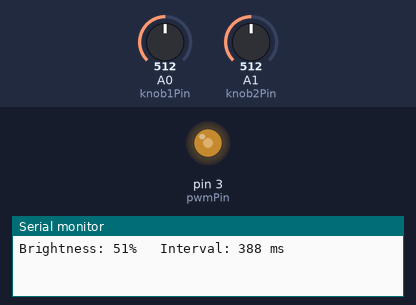
Recording of a sketch running on a simulated Arduino Uno, built with avr-gcc and run on an emulated ATmega328P. Parts: output pins drawn as LEDs (lit = HIGH), the last lines printed to the serial monitor. Dashed ring = blinking. The inputs (shaded band) are chosen by the test bench; at power-on: A0 (knob1Pin) = 512, A1 (knob2Pin) = 512.

Above: at 0.58 s.
1.3 s: A0 (knob1Pin) set to 306
4.3 s: A0 (knob1Pin) set to 122
At 4.46 s:
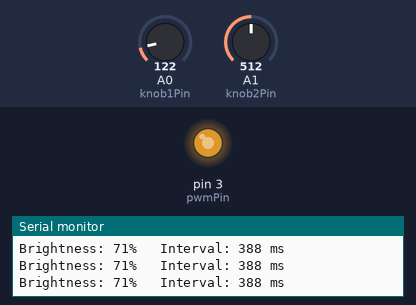
7.3 s: A0 (knob1Pin) set to 900
10.3 s: A1 (knob2Pin) set to 900
At 11.9 s:
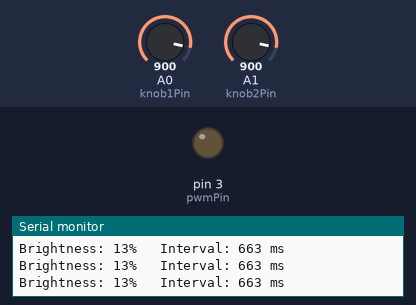
12.2 s: A1 (knob2Pin) set to 306
At 12.68 s:
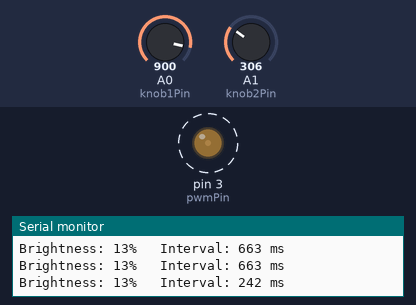
Timing chart, 0 to 16.2 s (numbered marks = the images above; inputs shaded):
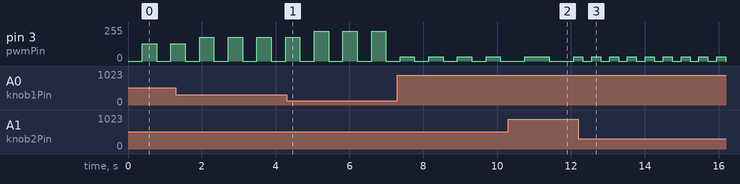

The sketch:

Blink_no_delay_with_knobs.ino
```cpp
    unsigned long previousMillis = 0;        // will store last time LED was updated
    unsigned long previousSerialMillis = 0; //create a seperate timer for the serial reporting functions
    const int serialInterval = 500;//reporting to serial 2x a sec.
    int knob1Pin = A0;
    int knob2Pin = A1;
    const int pwmPin = 3;
    int pwmState = 0;


    void setup() {

      pinMode(pwmPin, OUTPUT);
      pinMode(knob1Pin, INPUT);
      pinMode(knob2Pin, INPUT);
      Serial.begin(9600);
    }

    void loop() {

    int knob1 = analogRead(knob1Pin);//Potentiometer 1
    int knob2 = analogRead(knob2Pin);//Potentiometer 2
    int brightness = map(knob1, 0, 1023, 255, 1);//map brightness to 1st potentiometer
    int brightnesspercent = map(knob1, 0, 1023, 100, 1);//I like reading percentages better. For serial reporting only.
    int interval = map(knob2, 1023, 0, 750, 25); //(changing interval to a value based on an analog reading)
   // int intervalSecs = map(knob2, 0, 1023, 0.75, 0.00);//I like reading seconds more than milliseconds. For serial reporting only.

     //Timer for the LED.
      unsigned long currentMillis = millis();
       if (currentMillis - previousMillis >= interval) {
           previousMillis = currentMillis;
         //set the pwmPin to desired level, or off, depending on pwmState
        if (pwmState == 0){
        pwmState = brightness;
        }else {
          pwmState = 0;
        }

        analogWrite(pwmPin, pwmState);
      }
      unsigned long currentSerialMillis = millis();
        if (currentSerialMillis - previousSerialMillis>= serialInterval){
         previousSerialMillis = currentSerialMillis;

           Serial.print("Brightness: ");
           Serial.print(brightnesspercent);
           Serial.print("%");
           Serial.print("   Interval: ");
           Serial.print(interval);
           Serial.print(" ms");
           Serial.println();
          /* Serial.print(brightness);
           Serial.print(" ");
           Serial.print(interval);
           Serial.println();
           */
        }
     }
```

Measured:
- after the input at 12.2 s, pin 3 (pwmPin): alternates 32/255 for 0.24 s and 0/255 for 0.24 s, starting after 0.12 s
- by itself, pin 3 (pwmPin): alternates 32/255 for 0.39 s and 0/255 for 0.39 s
